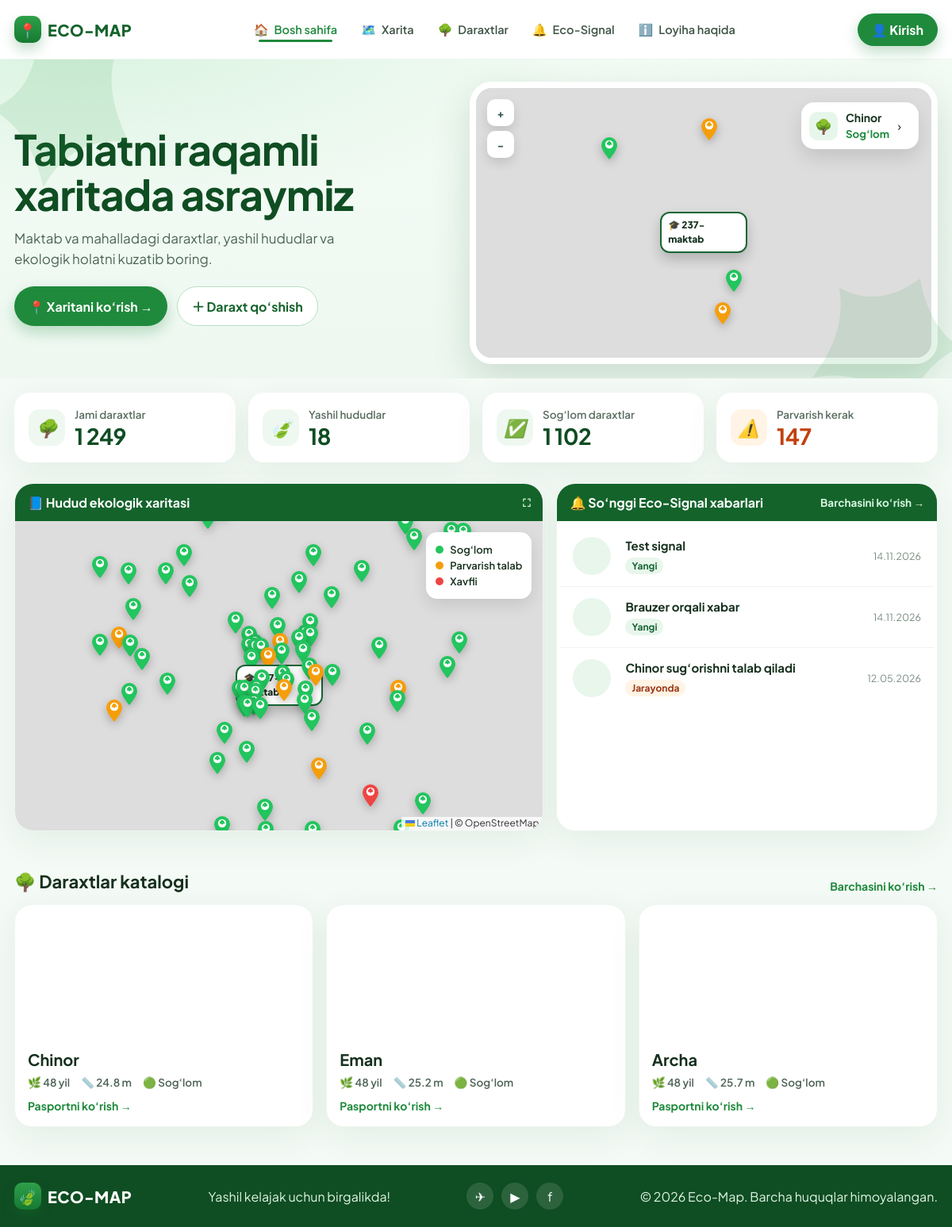
The page / on the database its author committed.
### tables this page shows
CREATE TABLE reports (
            id INTEGER PRIMARY KEY,
            title TEXT NOT NULL,
            description TEXT NOT NULL,
            status TEXT NOT NULL,
            created_at TEXT NOT NULL,
            reporter TEXT,
            tree_id INTEGER,
            latitude REAL,
            longitude REAL
        , photo_url TEXT);

CREATE TABLE trees (
            id INTEGER PRIMARY KEY,
            public_code TEXT UNIQUE NOT NULL,
            species_name TEXT NOT NULL,
            planted_year INTEGER NOT NULL,
            latitude REAL NOT NULL,
            longitude REAL NOT NULL,
            health_status TEXT NOT NULL,
            height_m REAL NOT NULL,
            trunk_diameter REAL,
            photo_key TEXT NOT NULL,
            oxygen_kg REAL NOT NULL,
            last_updated TEXT NOT NULL,
            zone_id INTEGER,
            notes TEXT
        );

### app.py (the view)
@app.route("/")
def index():
    featured = query_all(
        """
        SELECT * FROM trees
        WHERE species_name IN ('Chinor','Eman','Archa')
        ORDER BY height_m DESC
        """
    )
    picks = {}
    for row in featured:
        if row["species_name"] not in picks:
            picks[row["species_name"]] = row
    catalog = [picks.get("Chinor"), picks.get("Eman"), picks.get("Archa")]
    reports = query_all("SELECT * FROM reports ORDER BY created_at DESC LIMIT 3")
    map_sample = as_dicts(query_all(
        "SELECT id, species_name, latitude, longitude, health_status, public_code, height_m, planted_year FROM trees ORDER BY id LIMIT 80"
    ))
    return render_template(
        "index.html",
        stats=stats_dict(),
        catalog=catalog,
        reports=reports,
        map_sample=map_sample,
        tree_age=tree_age,
    )

### app.py (called while the page is built)
def get_db():
    if "db" not in g:
        g.db = sqlite3.connect(DB_PATH)
        g.db.row_factory = sqlite3.Row
    return g.db

def query_all(sql, args=()):
    return get_db().execute(sql, args).fetchall()

def as_dicts(rows):
    return [dict(r) for r in rows]

def tree_age(planted_year):
    return max(0, 2026 - int(planted_year))

@app.context_processor
def inject_globals():
    return {
        "current_user": session.get("user"),
        "school": SCHOOL,
        "now_year": 2026,
        "status_class": status_class,
    }

def stats_dict():
    db = get_db()
    total = db.execute("SELECT COUNT(*) c FROM trees").fetchone()["c"]
    healthy = db.execute(
        "SELECT COUNT(*) c FROM trees WHERE health_status = 'Sog‘lom'"
    ).fetchone()["c"]
    care = db.execute(
        "SELECT COUNT(*) c FROM trees WHERE health_status != 'Sog‘lom'"
    ).fetchone()["c"]
    zones = db.execute("SELECT COUNT(*) c FROM zones").fetchone()["c"]
    oxygen = db.execute("SELECT SUM(oxygen_kg) s FROM trees").fetchone()["s"] or 0
    return {
        "total": total,
        "healthy": healthy,
        "care": care,
        "zones": zones,
        "oxygen": int(oxygen),
    }

### templates/index.html (shortened to what this page needs)
{% extends "base.html" %}
{% block content %}
<section class="hero">
  <div class="wrap hero-grid">
    <div>
      <h1>Tabiatni raqamli<br>xaritada asraymiz</h1>
      <p>Maktab va mahalladagi daraxtlar, yashil hududlar va ekologik holatni kuzatib boring.</p>
      <div class="hero-actions">
        <a class="btn btn-green" href="{{ url_for('xarita') }}">📍 Xaritani ko‘rish →</a>
        <a class="btn btn-outline" href="{{ url_for('daraxt_qoshish') }}">＋ Daraxt qo‘shish</a>
      </div>
    </div>
    <div class="hero-map">
      <div class="zoom-stack">
        <button type="button" id="heroZoomIn">+</button>
        <button type="button" id="heroZoomOut">−</button>
      </div>
      <a class="map-float" href="{{ url_for('daraxt_pasport', tree_id=catalog[0].id if catalog[0] else 1) }}">
        <span class="tree-mini">🌳</span>
        <span>
          <b>Chinor</b>
          <small>Sog‘lom</small>
        </span>
        <span>›</span>
      </a>
      <div id="heroMap"></div>
    </div>
  </div>
</section>
<div class="wrap stats">
  <a class="stat" href="{{ url_for('daraxtlar') }}"><i>🌳</i><div><span>Jami daraxtlar</span><b>{{ '{:,}'.format(stats.total).replace(',', ' ') }}</b></div></a>
  <a class="stat" href="{{ url_for('xarita') }}"><i>🍃</i><div><span>Yashil hududlar</span><b>{{ stats.zones }}</b></div></a>
  <a class="stat" href="{{ url_for('daraxtlar', holat='Sog‘lom') }}"><i>✅</i><div><span>Sog‘lom daraxtlar</span><b>{{ '{:,}'.format(stats.healthy).replace(',', ' ') }}</b></div></a>
  <a class="stat warn" href="{{ url_for('daraxtlar', holat='muammo') }}"><i>⚠️</i><div><span>Parvarish kerak</span><b>{{ stats.care }}</b></div></a>
</div>
<section class="section">
  <div class="wrap two-col">
    <div class="panel">
      <div class="panel-h">
        <span>📘 Hudud ekologik xaritasi</span>
        <a href="{{ url_for('xarita') }}" title="Kattalashtirish">⛶</a>
      </div>
      <div class="map-box">
        <div class="legend">
          <div><span class="dot ok"></span> Sog‘lom</div>
          <div><span class="dot warn"></span> Parvarish talab</div>
          <div><span class="dot danger"></span> Xavfli</div>
        </div>
        <div id="homeMap" class="home-map"></div>
      </div>
    </div>
    <div class="panel">
      <div class="panel-h">
        <span>🔔 So‘nggi Eco-Signal xabarlari</span>
        <a href="{{ url_for('eco_signal') }}">Barchasini ko‘rish →</a>
      </div>
      <div class="signals">
        {% for r in reports %}
        <a class="signal" href="{{ url_for('eco_signal') }}#r{{ r.id }}">
          <div class="avatar"><div class="photo" data-photo="{{ ['chinor','archa','eman'][loop.index0 % 3] }}" style="width:48px;height:48px;border-radius:50%"></div></div>
          <div>
            <h4>{{ r.title }}</h4>
            {% set st = 'yangi' if r.status == 'Yangi' else ('jarayonda' if r.status == 'Jarayonda' else 'korib') %}
            <span class="chip {{ st }}">{{ r.status }}</span>
          </div>
          <time>{{ r.created_at[-2:] }}.{{ r.created_at[5:7] }}.{{ r.created_at[:4] }}</time>
        </a>
        {% endfor %}
      </div>
    </div>
  </div>
</section>
<section class="section">
  <div class="wrap">
    <div class="catalog-head">
      <h2>🌳 Daraxtlar katalogi</h2>
      <a class="link" href="{{ url_for('daraxtlar') }}">Barchasini ko‘rish →</a>
    </div>
    <div class="cards">
      {% for t in catalog if t %}
      <article class="card">
        <div class="photo" data-photo="{{ t.photo_key }}"></div>
        <div class="card-body">
          <h3>{{ t.species_name }}</h3>
          <div class="meta">
            <span>🌿 {{ tree_age(t.planted_year) }} yil</span>
            <span>📏 {{ t.height_m }} m</span>
            <span>{{ '🟢' if t.health_status == 'Sog‘lom' else '🟡' }} {{ t.health_status }}</span>
          </div>
          <a class="link" href="{{ url_for('daraxt_pasport', tree_id=t.id) }}">Pasportni ko‘rish →</a>
        </div>
      </article>
      {% endfor %}
    </div>
  </div>
</section>
{% endblock %}

### templates/base.html (shortened to what this page needs)
<!DOCTYPE html>
<html lang="uz">
<head>
  <link rel="stylesheet" href="https://unpkg.com/leaflet@1.9.4/dist/leaflet.css">
  <link rel="stylesheet" href="{{ url_for('static', filename='css/style.css') }}">
</head>
<body>
  <header class="header">
    <div class="wrap header-inner">
      <a class="logo" href="{{ url_for('index') }}">
        <span class="logo-pin">📍</span> ECO-MAP
      </a>
      <nav class="nav" id="nav">
        <a href="{{ url_for('index') }}" class="{{ 'active' if request.endpoint == 'index' else '' }}"><span class="nav-ico">🏠</span> Bosh sahifa</a>
        <a href="{{ url_for('xarita') }}" class="{{ 'active' if request.endpoint == 'xarita' else '' }}"><span class="nav-ico">🗺️</span> Xarita</a>
        <a href="{{ url_for('daraxtlar') }}" class="{{ 'active' if request.endpoint == 'daraxtlar' else '' }}"><span class="nav-ico">🌳</span> Daraxtlar</a>
        <a href="{{ url_for('eco_signal') }}" class="{{ 'active' if request.endpoint in ['eco_signal','eco_signal_send'] else '' }}"><span class="nav-ico">🔔</span> Eco-Signal</a>
        <a href="{{ url_for('loyiha') }}" class="{{ 'active' if request.endpoint == 'loyiha' else '' }}"><span class="nav-ico">ℹ️</span> Loyiha haqida</a>
      </nav>
      <div style="display:flex;gap:8px;align-items:center">
        {% if current_user %}
          <a class="btn btn-green btn-login" href="{{ url_for('admin') }}">👤 {{ current_user.username }}</a>
        {% else %}
          <a class="btn btn-green btn-login" href="{{ url_for('kirish') }}">👤 Kirish</a>
        {% endif %}
      </div>
    </div>
  </header>
  {% block content %}{% endblock %}
  <footer class="footer">
    <div class="wrap footer-inner">
      <div class="logo" style="color:#fff"><span class="logo-pin">🍃</span> ECO-MAP</div>
      <div>Yashil kelajak uchun birgalikda!</div>
      <div class="social">
        <a href="https://t.me/share/url?url=http://127.0.0.1:5000&text=Eco-Map%20237-maktab" target="_blank" rel="noreferrer" title="Telegram">✈</a>
        <a href="https://www.youtube.com/results?search_query=Yashil+makon" target="_blank" rel="noreferrer" title="YouTube">▶</a>
        <a href="https://www.facebook.com/sharer/sharer.php?u=http://127.0.0.1:5000" target="_blank" rel="noreferrer" title="Facebook">f</a>
      </div>
      <div>© 2026 Eco-Map. Barcha huquqlar himoyalangan.</div>
    </div>
  </footer>
</body>
</html>

### rows shown on the page
reports: title "Test signal", status "Yangi", created_at "14", created_at "11", created_at "2026"
reports: title "Brauzer orqali xabar", status "Yangi", created_at "14", created_at "11", created_at "2026"
reports: title "Chinor sug‘orishni talab qiladi", status "Jarayonda", created_at "12", created_at "05", created_at "2026"
trees: species_name "Chinor", planted_year "48", height_m "24.8", health_status "🟢", health_status "Sog‘lom"
trees: species_name "Eman", planted_year "48", height_m "25.2", health_status "🟢", health_status "Sog‘lom"
trees: species_name "Archa", planted_year "48", height_m "25.7", health_status "🟢", health_status "Sog‘lom"

### other values the page prints
{{ '{:,}'.format(stats.total).replace(',', ' ') }} "1 249"
{{ stats.zones }} "18"
{{ '{:,}'.format(stats.healthy).replace(',', ' ') }} "1 102"
{{ stats.care }} "147"
